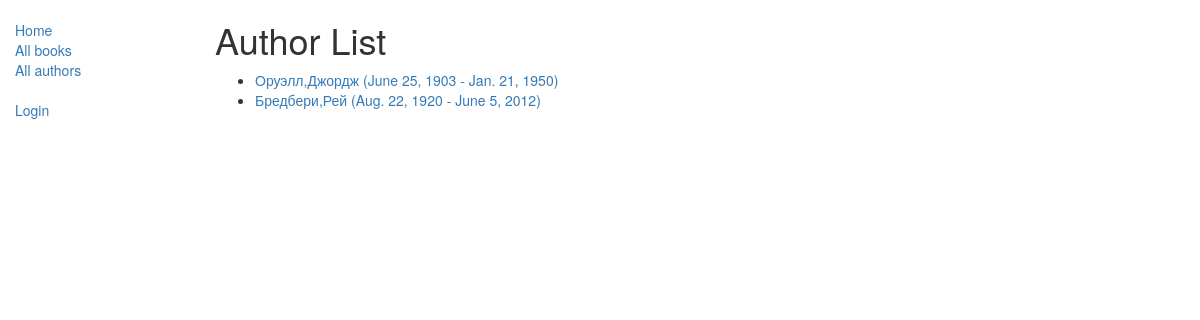
The app's page /catalog/authors/, older data.
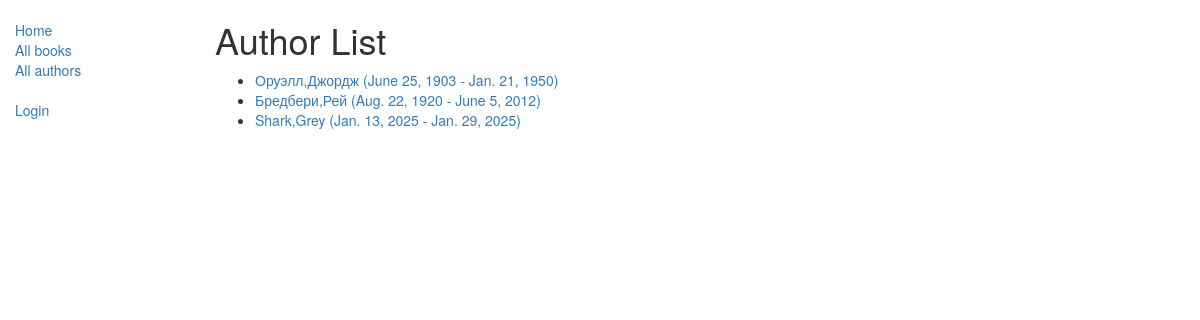
The same page, newer data.
### catalog/models.py (models this page shows, shortened)
class Author(models.Model):
    first_name = models.CharField(max_length=100)
    last_name = models.CharField(max_length=100)
    date_of_birth = models.DateField(null=True, blank=True)
    date_of_death = models.DateField('Died', null=True, blank=True)
    def get_absolute_url(self):
        return reverse('author-detail', args=[str(self.id)])

### catalog/views.py (the view)
# urls.py: path('authors/', views.AuthorListView.as_view(), name='authors'),
class AuthorListView(generic.ListView):
    model = Author

### catalog/templates/catalog/author_list.html
{% extends "base_generic.html" %}
{% block content %}
    <h1>Author List</h1>
    {% if author_list %}
    <ul>
      {% for author in author_list %}
      <li>
        <a href="{{ author.get_absolute_url }}">{{ author.last_name}},{{ author.first_name }} ({{author.date_of_birth}} - {{author.date_of_death}})</a>
      </li>
      {% endfor %}
    </ul>
    {% else %}
      <p>There are no books in the library.</p>
    {% endif %}
{% endblock %}

Row changes from the older to the newer data that the page shows:
added Author: last_name "Shark", first_name "Grey", date_of_birth "Jan. 13, 2025", date_of_death "Jan. 29, 2025"
